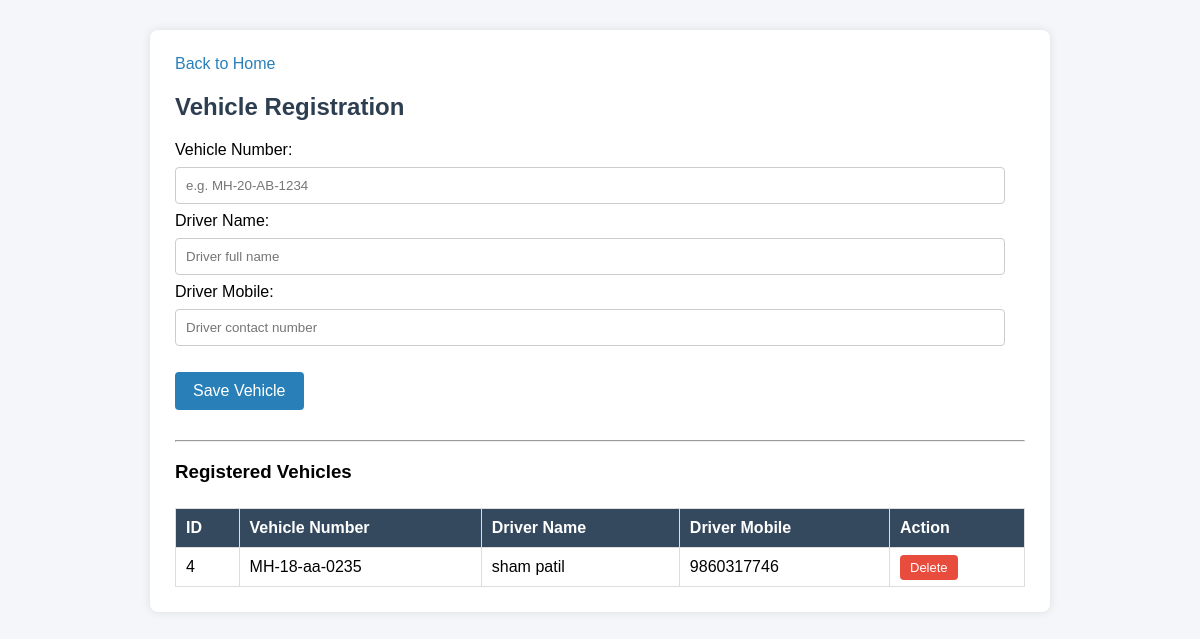
/vehicle, run on the app's committed database.
### tables this page shows
CREATE TABLE vehicles (
            id INTEGER PRIMARY KEY AUTOINCREMENT,
            vehicle_number TEXT NOT NULL,
            driver_name TEXT,
            driver_mobile TEXT
        );

### app.py (the view, shortened to what this page needs)
@app.route('/vehicle', methods=['GET', 'POST'])
def vehicle():
    conn = get_db_connection()
    vehicles = conn.execute('SELECT * FROM vehicles').fetchall()
    conn.close()
    return render_template('vehicle.html', vehicles=vehicles)

### db.py (called while the page is built)
def get_db_connection():
    conn = sqlite3.connect('cotton.db')
    conn.row_factory = sqlite3.Row
    return conn

### templates/vehicle.html (shortened to what this page needs)
<!DOCTYPE html>
<html lang="en">
<head>
</head>
<body>
    <div class="container">
        <a class="home-link" href="/">Back to Home</a>
        <h2>Vehicle Registration</h2>
        <form method="POST">
            <label>Vehicle Number:</label><br>
            <input type="text" name="vehicle_number" required placeholder="e.g. MH-20-AB-1234"><br>
            <label>Driver Name:</label><br>
            <input type="text" name="driver_name" placeholder="Driver full name"><br>
            <label>Driver Mobile:</label><br>
            <input type="text" name="driver_mobile" placeholder="Driver contact number"><br><br>
            <button type="submit" class="btn-save">Save Vehicle</button>
        </form>
        <hr style="margin-top: 30px;">
        <h3>Registered Vehicles</h3>
        <table>
            <tr>
                <th>ID</th>
                <th>Vehicle Number</th>
                <th>Driver Name</th>
                <th>Driver Mobile</th>
                <th>Action</th>
            </tr>
            {% for vehicle in vehicles %}
            <tr>
                <td>{{ vehicle.id }}</td>
                <td>{{ vehicle.vehicle_number }}</td>
                <td>{{ vehicle.driver_name }}</td>
                <td>{{ vehicle.driver_mobile }}</td>
                <td>
                    <a href="/delete_vehicle/{{ vehicle.id }}"
                       class="btn-delete"
                       onclick="return confirm('Are you sure you want to delete this vehicle?');">
                       Delete
                    </a>
                </td>
            </tr>
            {% endfor %}
        </table>
    </div>
</body>
</html>

### templates/vehicle.html (style rules this page uses)
body { font-family: Arial, sans-serif; margin: 30px; background-color: #f4f6f9; }
.container { max-width: 850px; margin: auto; background: white; padding: 25px; border-radius: 8px; box-shadow: 0 0 10px rgba(0,0,0,0.1); }
h2 { color: #2c3e50; }
input[type="text"] { width: 95%; padding: 10px; margin: 8px 0; border: 1px solid #ccc; border-radius: 4px; }
.btn-save { background-color: #2980b9; color: white; padding: 10px 18px; border: none; border-radius: 4px; cursor: pointer; font-size: 16px; }
.btn-delete { background-color: #e74c3c; color: white; padding: 5px 10px; text-decoration: none; border-radius: 4px; font-size: 13px; }
table { width: 100%; border-collapse: collapse; margin-top: 25px; }
table, th, td { border: 1px solid #ddd; }
th, td { padding: 10px; text-align: left; }
th { background-color: #34495e; color: white; }
a.home-link { text-decoration: none; color: #2980b9; }

### data on the page
vehicles: id "4", vehicle_number "MH-18-aa-0235", driver_name "sham patil", driver_mobile "9860317746"
